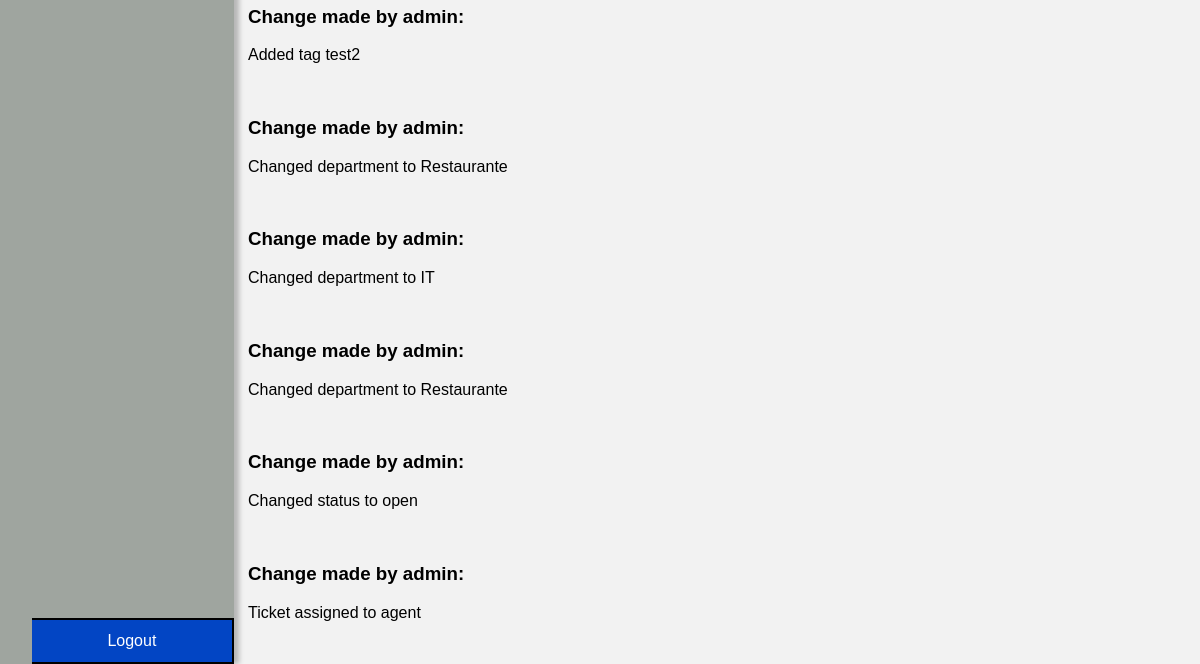
Before: /pages/list_of_changes.php?ticket_id=2 (signed in, lower part) with the older database file.
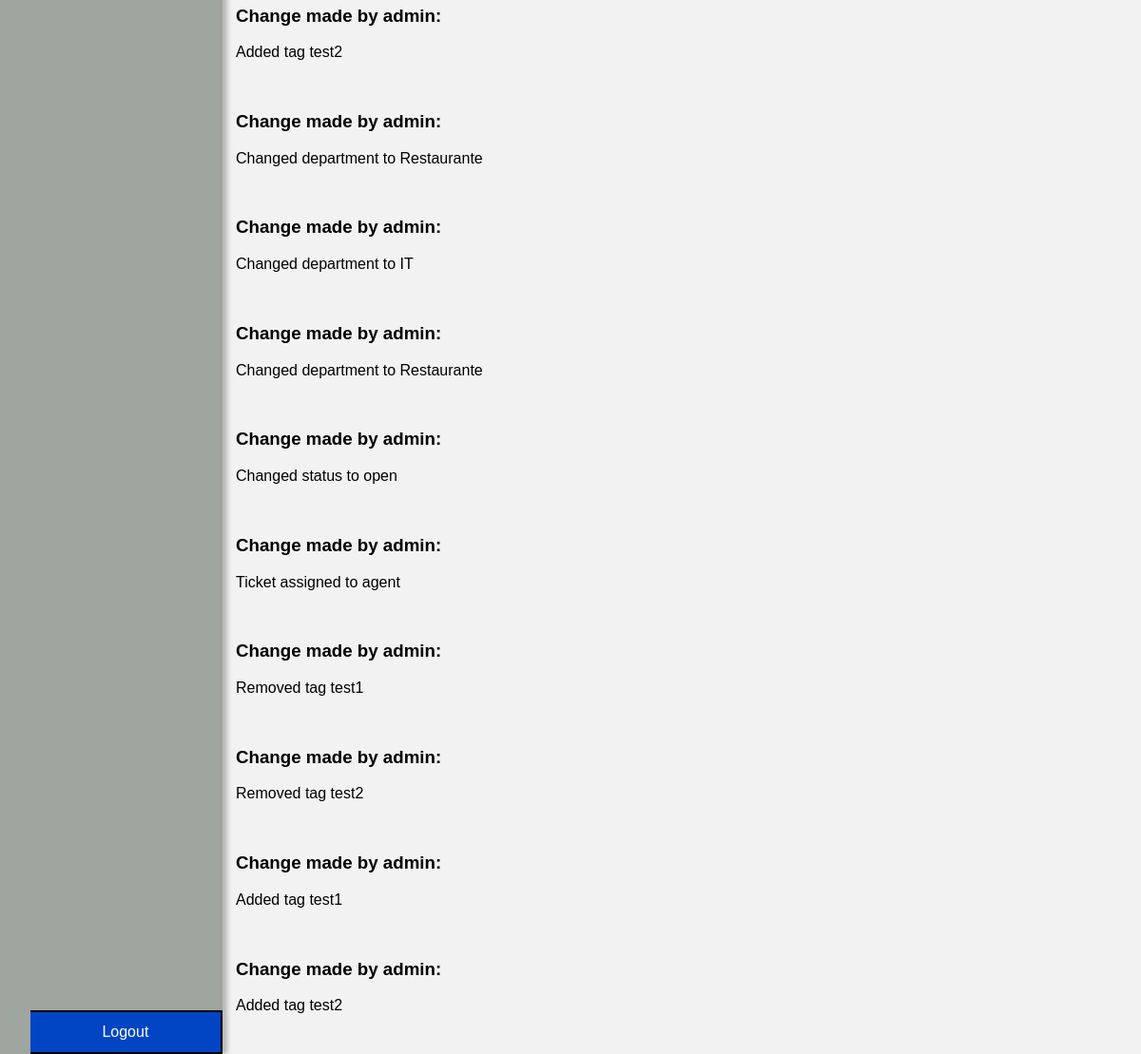
After: the same page with the newer database file.
### tables this page shows
CREATE TABLE changesToTicket (
  id INTEGER PRIMARY KEY,
  user_id INTEGER,
  ticket_id INTEGER,
  change TEXT NOT NULL,
  FOREIGN KEY (user_id) REFERENCES user(id) ON DELETE CASCADE,
  FOREIGN KEY (ticket_id) REFERENCES tickets(id) ON DELETE CASCADE
);

CREATE TABLE user(
    id INTEGER PRIMARY KEY,
    name VARCHAR(50) NOT NULL,
    username VARCHAR(50) UNIQUE NOT NULL,
    email VARCHAR(50) UNIQUE NOT NULL,
    password VARCHAR(255) NOT NULL,
    role VARCHAR(10) CHECK(role = 'client' or role = 'agent' or role = 'admin') NOT NULL,
    department_id INTEGER,
    FOREIGN KEY (department_id) REFERENCES department(id)
);

### utils/functions.php (called while the page is built, shortened)
<?php
function searchUser($id){
    $db = getDatabaseConnection();
    $stmt = $db->prepare('SELECT * FROM user WHERE id = ?');
    $stmt->execute(array($id));
    return $stmt->fetch();
}
?>

### pages/list_of_changes.php (the view, shortened to what this page needs)
<?php
require_once('../utils/functions.php');
$db = getDatabaseConnection();
$stmt = $db->prepare('SELECT * FROM changesToTicket WHERE ticket_id = ?');
$stmt->execute(array($_GET["ticket_id"]));
$changes = $stmt->fetchAll();
?>
<!DOCTYPE html>
<html lang="en-US">
<link rel="stylesheet" href="../css/style_index.css">
<link rel="stylesheet" href="../css/user_profile.css">
   <head>
   </head>
   <body>
    <div class="container_master">
      <div class="container">
        <ul class="buttons">
            <button class="logout" onclick="logoutPage()">Logout</button>
        </ul>
      </div>
      <div class="content">
        <?php
          foreach($changes as $change){
            $change_author = searchUser($change["user_id"]);
            echo "<h3>Change made by " . $change_author["username"] . ":</h3>";
            echo "<p>" . $change["change"] . "</p>";
            echo "<br>";
          }
        ?>
      </div>
    </div>
   </body>
</html>

### css/style_index.css (style rules this page uses)
body { font-family: Arial, sans-serif; background-color: #f2f2f2; }
.buttons .logout { border-bottom: solid 2px black; }
.buttons li, .buttons button { background-color: #0245c4; text-decoration: none; color: white; border: none; color: white; padding: 12px 20px; text-align: center; text-decoration: none; display: inline-block; font-size: 16px; cursor: pointer; width: 10em; border-top: solid 2px black; border-right: solid 2px black; }
.buttons { margin-top: 0%; }
.buttons button { width: 12.61em; }
.logout { position: fixed; bottom: 0; }
.container_master { display: flex; justify-content: space-between; margin: 0 50px; margin-top: 0; }
.container { display: flex; justify-content: space-between; margin-left: -5.5%; background-color: #9fa59f; height: 100%; position: fixed; bottom: 0; box-shadow: 5px 0 5px rgba(0, 0, 0, 0.25), -5px 0 5px rgba(0, 0, 0, 0.25); }
.buttons { display: flex; flex-direction: column; align-items: flex-start; }
.content { flex: 1; margin-left: 190px; width: 50em; }

Changed rows visible on the page:
added changestoticket: user.username "admin", change "Removed tag test1"
added changestoticket: user.username "admin", change "Removed tag test2"
added changestoticket: user.username "admin", change "Added tag test1"
added changestoticket: user.username "admin", change "Added tag test2"
